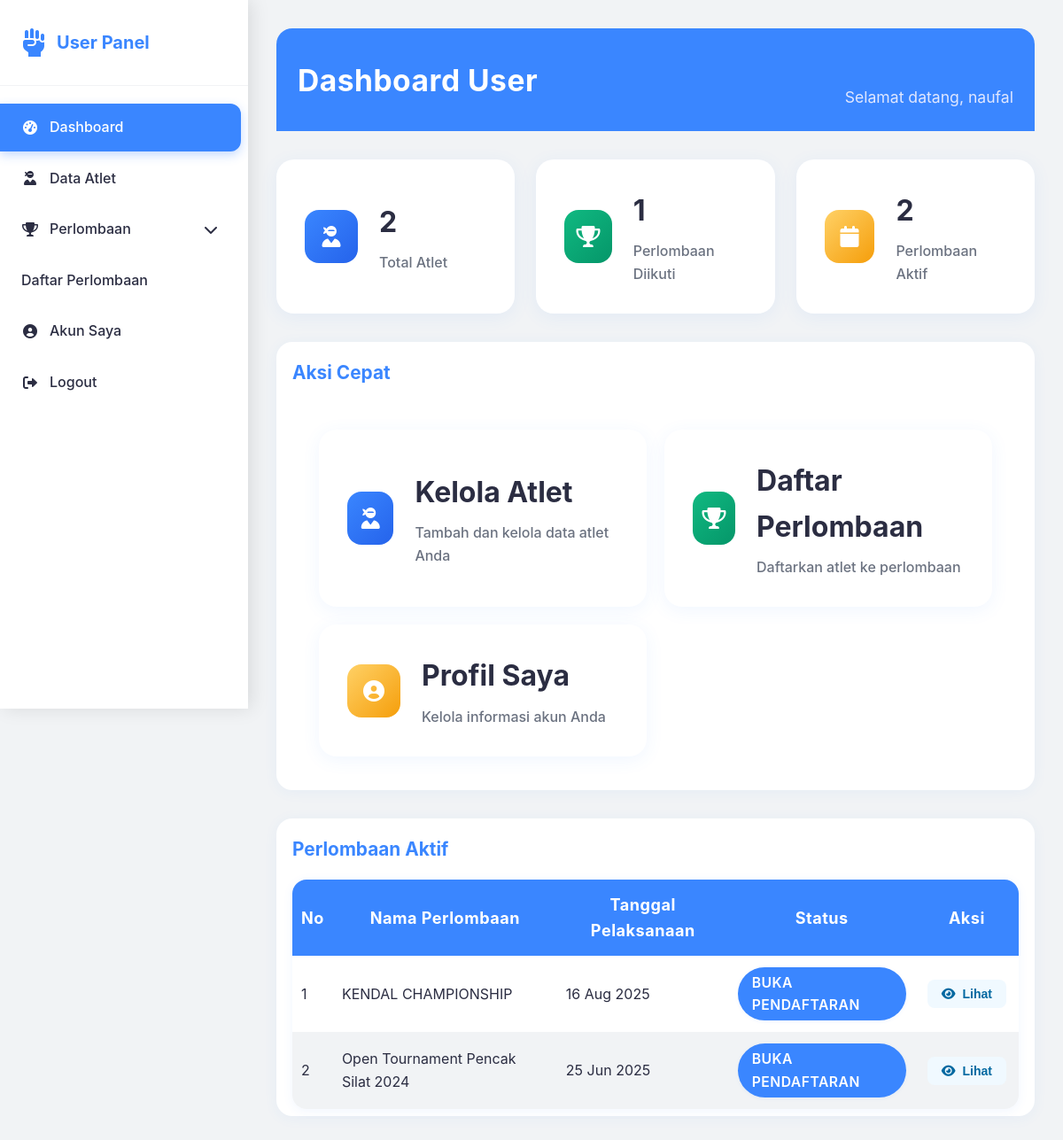
Screenshot of /dashboard/user/index.php (signed in) with the database file from the repository.
### tables this page shows
CREATE TABLE `competitions` (
  `id` int NOT NULL,
  `nama_perlombaan` varchar(200) NOT NULL,
  `deskripsi` text,
  `lokasi` varchar(200) DEFAULT NULL,
  `maps_link` text,
  `whatsapp_group` text,
  `kontak_panitia` varchar(100) DEFAULT NULL,
  `status` enum('coming_soon','open_regist','close_regist','active','finished','inactive') DEFAULT 'coming_soon',
  `tanggal_open_regist` date DEFAULT NULL,
  `tanggal_close_regist` date DEFAULT NULL,
  `tanggal_pelaksanaan` date DEFAULT NULL,
  `poster` varchar(255) DEFAULT NULL,
  `created_at` timestamp NOT NULL DEFAULT CURRENT_TIMESTAMP,
  `updated_at` timestamp NOT NULL DEFAULT CURRENT_TIMESTAMP ON UPDATE CURRENT_TIMESTAMP,
  `registration_status` enum('auto','coming_soon','open_regist','close_regist') DEFAULT 'auto'
);

### dashboard/user/index.php (the view, shortened to what this page needs)
<?php
require_once '../../config/database.php';
$stmt = $pdo->prepare("SELECT COUNT(*) FROM athletes WHERE user_id = ?");
$stmt->execute([$_SESSION['user_id']]);
$totalAthletes = $stmt->fetchColumn();
$stmt = $pdo->prepare("
    SELECT COUNT(DISTINCT r.competition_id)
    FROM registrations r
    JOIN athletes a ON r.athlete_id = a.id
    JOIN kontingen k ON a.kontingen_id = k.id
    WHERE k.user_id = ?
");
$stmt->execute([$_SESSION['user_id']]);
$totalCompetitions = $stmt->fetchColumn();
$today = date('Y-m-d');
$stmt = $pdo->prepare("
    SELECT * FROM competitions
    WHERE status = 'active'
    AND (
        (registration_status = 'open_regist')
        OR (
            registration_status = 'auto'
            AND tanggal_open_regist <= :today
            AND tanggal_close_regist >= :today
        )
    )
    ORDER BY created_at DESC
");
$stmt->execute(['today' => $today]);
$activeCompetitions = $stmt->fetchAll();
?>
<!DOCTYPE html>
<html lang="id">
<head>
    <link rel="stylesheet" href="../../assets/css/style.css">
    <link href="https://cdnjs.cloudflare.com/ajax/libs/font-awesome/6.0.0/css/all.min.css" rel="stylesheet">
</head>
<body>
    <div class="sidebar">
        <div class="sidebar-header">
            <div class="sidebar-logo">
                <i class="fas fa-fist-raised"></i>
                <span>User Panel</span>
            </div>
        </div>
        <ul class="sidebar-menu">
            <li><a href="index.php" class="active"><i class="fas fa-tachometer-alt"></i> Dashboard</a></li>
            <li><a href="data-atlet.php"><i class="fas fa-user-ninja"></i> Data Atlet</a></li>
            <li>
                <a href="#" onclick="toggleSubmenu(this)">
                    <i class="fas fa-trophy"></i> Perlombaan <i class="fas fa-chevron-down" style="margin-left: auto;"></i>
                </a>
                <ul class="sidebar-submenu">
                    <li><a href="perlombaan.php">Daftar Perlombaan</a></li>
                </ul>
            </li>
            <li><a href="akun-saya.php"><i class="fas fa-user-circle"></i> Akun Saya</a></li>
            <li><a href="../../auth/logout.php"><i class="fas fa-sign-out-alt"></i> Logout</a></li>
        </ul>
    </div>
    <div class="main-content">
        <div class="page-header">
            <h1 class="page-title">Dashboard User</h1>
            <p class="page-subtitle">Selamat datang, <?php echo htmlspecialchars($_SESSION['nama']); ?></p>
        </div>
        <div class="dashboard-cards">
            <div class="dashboard-card">
                <div class="dashboard-card-icon blue">
                    <i class="fas fa-user-ninja"></i>
                </div>
                <div class="dashboard-card-content">
                    <h3><?php echo $totalAthletes; ?></h3>
                    <p>Total Atlet</p>
                </div>
            </div>
            <div class="dashboard-card">
                <div class="dashboard-card-icon green">
                    <i class="fas fa-trophy"></i>
                </div>
                <div class="dashboard-card-content">
                    <h3><?php echo $totalCompetitions; ?></h3>
                    <p>Perlombaan Diikuti</p>
                </div>
            </div>
            <div class="dashboard-card">
                <div class="dashboard-card-icon yellow">
                    <i class="fas fa-calendar"></i>
                </div>
                <div class="dashboard-card-content">
                    <h3><?php echo count($activeCompetitions); ?></h3>
                    <p>Perlombaan Aktif</p>
                </div>
            </div>
        </div>
        <div class="table-container">
            <div class="table-header">
                <h2 class="table-title">Aksi Cepat</h2>
            </div>
            <div style="padding: 30px; display: grid; grid-template-columns: repeat(auto-fit, minmax(250px, 1fr)); gap: 20px;">
                <div class="dashboard-card" style="cursor: pointer;" onclick="window.location.href='data-atlet.php'">
                    <div class="dashboard-card-icon blue">
                        <i class="fas fa-user-ninja"></i>
                    </div>
                    <div class="dashboard-card-content">
                        <h3>Kelola Atlet</h3>
                        <p>Tambah dan kelola data atlet Anda</p>
                    </div>
                </div>
                <div class="dashboard-card" style="cursor: pointer;" onclick="window.location.href='perlombaan.php'">
                    <div class="dashboard-card-icon green">
                        <i class="fas fa-trophy"></i>
                    </div>
                    <div class="dashboard-card-content">
                        <h3>Daftar Perlombaan</h3>
                        <p>Daftarkan atlet ke perlombaan</p>
                    </div>
                </div>
                <div class="dashboard-card" style="cursor: pointer;" onclick="window.location.href='akun-saya.php'">
                    <div class="dashboard-card-icon yellow">
                        <i class="fas fa-user-circle"></i>
                    </div>
                    <div class="dashboard-card-content">
                        <h3>Profil Saya</h3>
                        <p>Kelola informasi akun Anda</p>
                    </div>
                </div>
            </div>
        </div>
        <div class="table-container">
            <div class="table-header">
                <h2 class="table-title">Perlombaan Aktif</h2>
            </div>
            <?php if (empty($activeCompetitions)): ?>
            <div style="padding: 40px; text-align: center; color: #6b7280;">
                <i class="fas fa-trophy" style="font-size: 3rem; margin-bottom: 20px; opacity: 0.3;"></i>
                <h3>Belum Ada Perlombaan Aktif</h3>
                <p>Saat ini belum ada perlombaan yang membuka pendaftaran.</p>
            </div>
            <?php else: ?>
            <table class="data-table">
                <thead>
                    <tr>
                        <th>No</th>
                        <th>Nama Perlombaan</th>
                        <th>Tanggal Pelaksanaan</th>
                        <th>Status</th>
                        <th>Aksi</th>
                    </tr>
                </thead>
                <tbody>
                    <?php foreach ($activeCompetitions as $index => $competition): ?>
                    <tr>
                        <td><?php echo $index + 1; ?></td>
                        <td><?php echo htmlspecialchars($competition['nama_perlombaan']); ?></td>
                        <td>
                            <?php
                            if ($competition['tanggal_pelaksanaan']) {
                                echo date('d M Y', strtotime($competition['tanggal_pelaksanaan']));
                            } else {
                                echo '-';
                            }
                            ?>
                        </td>
                        <td>
                            <span class="status-badge status-active">Buka Pendaftaran</span>
                        </td>
                        <td>
                            <button class="btn-action btn-detail" onclick="viewCompetition(<?php echo $competition['id']; ?>)">
                                <i class="fas fa-eye"></i> Lihat
                            </button>
                        </td>
                    </tr>
                    <?php endforeach; ?>
                </tbody>
            </table>
            <?php endif; ?>
        </div>
    </div>
</body>
</html>

### assets/css/style.css (style rules this page uses)
:root { --primary: #3A86FF; --lavender: #E0E7FF; --accent-red: #FF6B6B; --accent-yellow: #FFD166; --accent-mint: #B8F2E6; --charcoal: #2B2D42; --cool-gray: #F1F3F5; --white: #fff; }
* { margin: 0; padding: 0; box-sizing: border-box; }
body { font-family: 'Inter', 'Poppins', Arial, sans-serif; background: var(--cool-gray); color: var(--charcoal); line-height: 1.6; }
.sidebar { position: fixed; left: 0; top: 0; height: 100vh; width: 280px; background: var(--white); box-shadow: 4px 0 20px rgba(0,0,0,0.1); z-index: 1000; transition: transform 0.3s ease; overflow-y: auto; }
.sidebar-header { padding: 2rem 1.5rem; border-bottom: 1px solid var(--cool-gray); }
.sidebar-logo { display: flex; align-items: center; gap: 0.75rem; font-size: 1.25rem; font-weight: 700; color: var(--primary); }
.sidebar-logo i { font-size: 2rem; }
.sidebar-menu { list-style: none; padding: 1rem 0; }
.sidebar-menu li { margin: 0.25rem 0; }
.sidebar-menu a { display: flex; align-items: center; gap: 0.75rem; padding: 0.875rem 1.5rem; color: var(--charcoal); text-decoration: none; font-weight: 500; transition: all 0.3s; border-radius: 0 12px 12px 0; margin: 0 0.5rem 0 0; }
.sidebar-menu a.active { background: var(--primary); color: var(--white); box-shadow: 0 4px 12px rgba(58,134,255,0.3); }
.sidebar-menu a i { width: 20px; text-align: center; }
.main-content { margin-left: 280px; padding: 2rem; min-height: 100vh; background: var(--cool-gray); }
.dashboard-cards { display: grid; grid-template-columns: repeat(auto-fit, minmax(250px, 1fr)); gap: 1.5rem; margin-bottom: 2rem; }
.dashboard-card { background: var(--white); border-radius: 20px; padding: 2rem; box-shadow: 0 4px 20px rgba(58,134,255,0.08); transition: all 0.3s; display: flex; align-items: center; gap: 1.5rem; }
.dashboard-card-icon { width: 60px; height: 60px; border-radius: 16px; display: flex; align-items: center; justify-content: center; font-size: 1.5rem; color: var(--white); }
.dashboard-card-icon.blue { background: linear-gradient(135deg, var(--primary), #2563eb); }
.dashboard-card-icon.green { background: linear-gradient(135deg, #10b981, #059669); }
.dashboard-card-icon.yellow { background: linear-gradient(135deg, var(--accent-yellow), #f59e0b); }
.dashboard-card-content h3 { font-size: 2rem; font-weight: 700; color: var(--charcoal); margin: 0 0 0.5rem 0; }
.dashboard-card-content p { color: #6b7280; font-weight: 500; margin: 0; }
.btn-action { border: none; padding: 0.5rem 1rem; border-radius: 8px; font-size: 0.875rem; font-weight: 600; cursor: pointer; transition: all 0.3s; display: inline-flex; align-items: center; gap: 0.5rem; margin: 0.25rem; }
.btn-detail { background: #f0f9ff; color: #0369a1; }
.status-badge { padding: 0.375rem 0.75rem; border-radius: 20px; font-size: 0.875rem; font-weight: 600; text-transform: uppercase; letter-spacing: 0.5px; }
.status-active { background: #dcfce7; color: #166534; }
.page-header { display: flex; justify-content: space-between; align-items: flex-end; margin-bottom: 32px; background: var(--primary); color: var(--white); border-radius: 18px 18px 0 0; padding: 32px 24px 24px 24px; }
.page-title { font-size: 2.1rem; font-weight: 700; margin: 0 0 6px 0; color: var(--white); letter-spacing: 0.5px; }
.page-subtitle { font-size: 1.1rem; color: var(--lavender); margin: 0; }
.table-container { margin: 32px 0 0 0; background: var(--white); border-radius: 18px; box-shadow: 0 2px 16px rgba(58,134,255,0.06); padding: 18px 18px 8px 18px; }
.table-header { display: flex; justify-content: space-between; align-items: center; margin-bottom: 18px; }
.table-title { font-size: 1.3rem; font-weight: 700; color: var(--primary); margin: 0; }
table { width: 100%; border-collapse: separate; border-spacing: 0; background: var(--white); border-radius: 16px; overflow: hidden; box-shadow: 0 2px 12px rgba(58,134,255,0.07); }
thead th { background: var(--primary); color: var(--white); font-size: 1.13rem; font-weight: 700; padding: 14px 10px; border: none; letter-spacing: 0.5px; }
tbody td { padding: 13px 10px; font-size: 1rem; border: none; color: var(--charcoal); }
tbody tr:nth-child(even) { background: var(--cool-gray); }
tbody tr:nth-child(odd) { background: var(--white); }
tbody tr { transition: background 0.2s; }
.status-badge { display: inline-block; padding: 5px 16px; border-radius: 999px; font-size: 0.98rem; font-weight: 600; background: var(--primary); color: var(--white); letter-spacing: 0.5px; box-shadow: 0 1px 4px rgba(58,134,255,0.08); }

### rows the page displays
competitions: nama_perlombaan "KENDAL CHAMPIONSHIP", tanggal_pelaksanaan "16 Aug 2025"
competitions: nama_perlombaan "Open Tournament Pencak Silat 2024", tanggal_pelaksanaan "25 Jun 2025"

### other values shown
$_SESSION['nama'] "naufal"
$totalAthletes "2"
$totalCompetitions "1"
count($activeCompetitions) "2"
